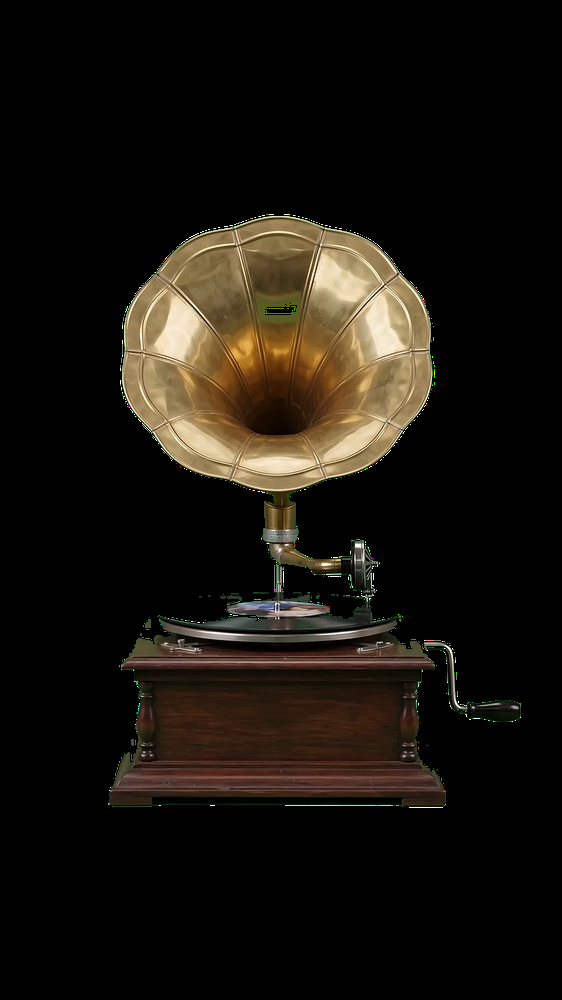
#> input picture scripts/test_frames/test_frame_0.png, 562 x 1000 px, shrunk from 1080 x 1920 before the run, found by its file name
$ python inspect_bbox.py
#> lines starting #> are read from the running program, lines starting #| are printed output that depends on the picture; after the words box and inside, x2 and y2 are one past the last pixel; in counts of white or black regions, pixels touching at a corner belong together
import cv2
import numpy as np

img = cv2.imread("scripts/test_frames/test_frame_0.png", cv2.IMREAD_UNCHANGED)
#> img is the input picture: shape (1000, 562, 4); mean B, G, R, A 13.8, 20.1, 24.6, 57.3
print("Image shape:", img.shape)
#| Image shape: (1000, 562, 4)
alpha = img[:, :, 3]
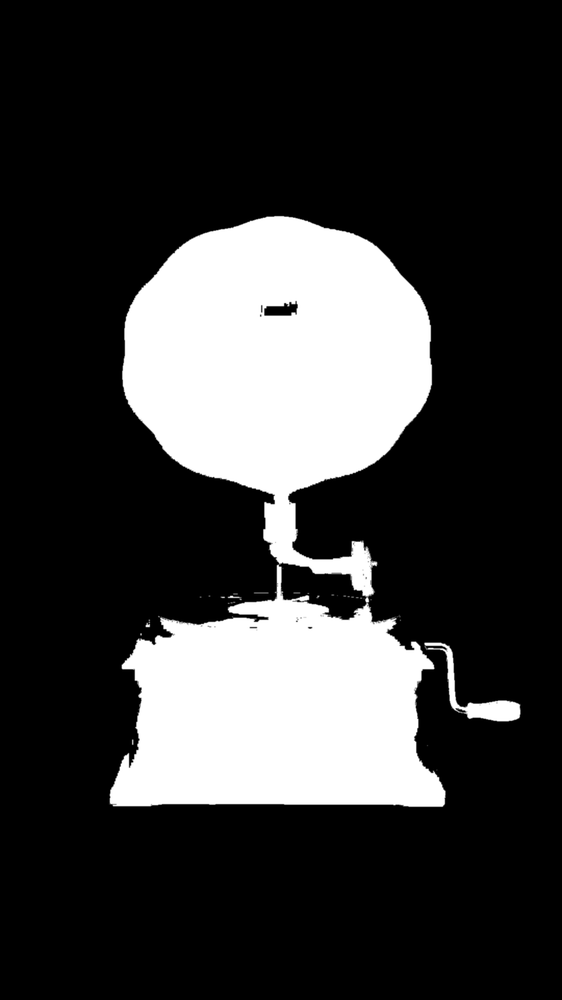
#> alpha: shape (1000, 562); min 0, max 255, mean 57.3

# Find bounding box of non-transparent content
coords = cv2.findNonZero(alpha)
#> coords = contour of 132525 points, box (x1, y1, x2, y2) (107, 213, 523, 810), area 43320
x, y, w, h = cv2.boundingRect(coords)
#> x = 107; y = 213; w = 416; h = 597
print(f"Bounding box of gramophone: x={x}, y={y}, w={w}, h={h}")
#| Bounding box of gramophone: x=107, y=213, w=416, h=597
